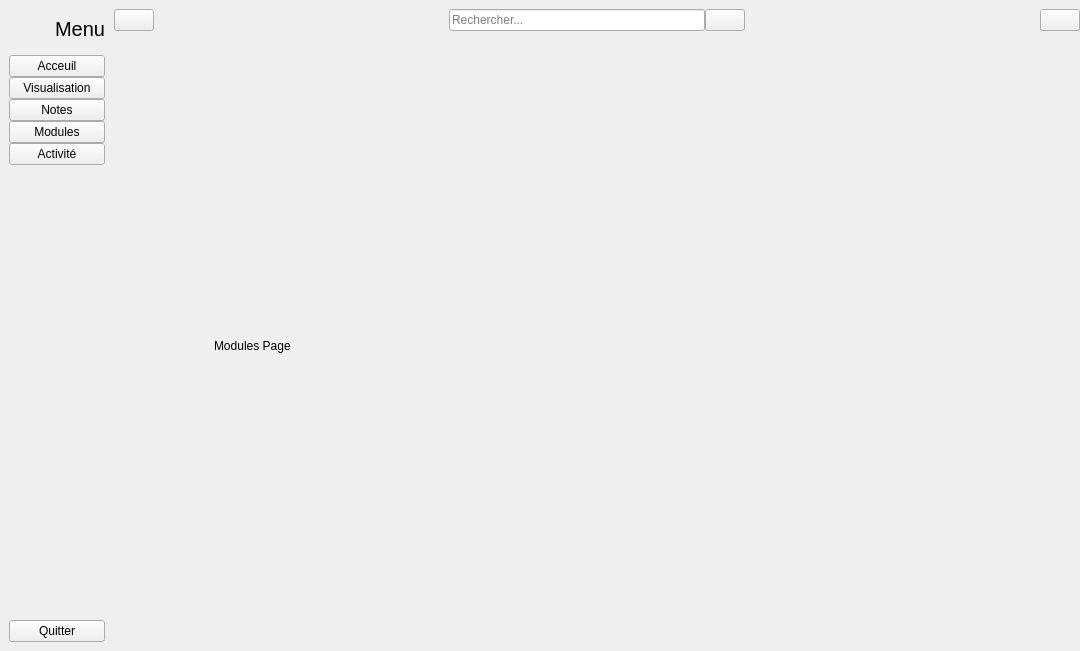
<?xml version="1.0" encoding="UTF-8"?>
<ui version="4.0">
 <class>MainWindow</class>
 <widget class="QMainWindow" name="MainWindow">
  <property name="geometry">
   <rect>
    <x>0</x>
    <y>0</y>
    <width>1080</width>
    <height>651</height>
   </rect>
  </property>
  <property name="windowTitle">
   <string>MainWindow</string>
  </property>
  <widget class="QWidget" name="centralwidget">
   <layout class="QGridLayout" name="gridLayout">
    <property name="leftMargin">
     <number>0</number>
    </property>
    <property name="topMargin">
     <number>0</number>
    </property>
    <property name="rightMargin">
     <number>0</number>
    </property>
    <property name="bottomMargin">
     <number>0</number>
    </property>
    <property name="spacing">
     <number>0</number>
    </property>
    <item row="0" column="0">
     <widget class="QWidget" name="fullMenu" native="true">
      <layout class="QVBoxLayout" name="verticalLayout_4">
       <item>
        <layout class="QHBoxLayout" name="horizontalLayout_2">
         <property name="spacing">
          <number>6</number>
         </property>
         <item>
          <widget class="QLabel" name="logo">
           <property name="minimumSize">
            <size>
             <width>40</width>
             <height>40</height>
            </size>
           </property>
           <property name="maximumSize">
            <size>
             <width>40</width>
             <height>40</height>
            </size>
           </property>
           <property name="text">
            <string/>
           </property>
           <property name="pixmap">
            <pixmap resource="../../../../assets/resource.qrc">:/icons/icons/check-circle.svg</pixmap>
           </property>
           <property name="scaledContents">
            <bool>true</bool>
           </property>
          </widget>
         </item>
         <item>
          <widget class="QLabel" name="menuLabel">
           <property name="font">
            <font>
             <pointsize>15</pointsize>
            </font>
           </property>
           <property name="text">
            <string>Menu</string>
           </property>
          </widget>
         </item>
        </layout>
       </item>
       <item>
        <layout class="QVBoxLayout" name="verticalLayout_2">
         <property name="spacing">
          <number>0</number>
         </property>
         <item>
          <widget class="QPushButton" name="homeFullButton">
           <property name="text">
            <string>Acceuil</string>
           </property>
           <property name="icon">
            <iconset resource="../../../../assets/resource.qrc">
             <normaloff>:/icons/icons/home.svg</normaloff>
             <normalon>:/icons/icons/chevrons-right.svg</normalon>:/icons/icons/home.svg</iconset>
           </property>
           <property name="checkable">
            <bool>true</bool>
           </property>
           <property name="autoExclusive">
            <bool>true</bool>
           </property>
          </widget>
         </item>
         <item>
          <widget class="QPushButton" name="visualisationFullButton">
           <property name="text">
            <string>Visualisation</string>
           </property>
           <property name="icon">
            <iconset resource="../../../../assets/resource.qrc">
             <normaloff>:/icons/icons/layers.svg</normaloff>
             <normalon>:/icons/icons/chevrons-right.svg</normalon>:/icons/icons/layers.svg</iconset>
           </property>
           <property name="checkable">
            <bool>true</bool>
           </property>
           <property name="autoExclusive">
            <bool>true</bool>
           </property>
          </widget>
         </item>
         <item>
          <widget class="QPushButton" name="notesFullButton">
           <property name="text">
            <string>Notes</string>
           </property>
           <property name="icon">
            <iconset resource="../../../../assets/resource.qrc">
             <normaloff>:/icons/icons/clipboard.svg</normaloff>
             <normalon>:/icons/icons/chevrons-right.svg</normalon>:/icons/icons/clipboard.svg</iconset>
           </property>
           <property name="checkable">
            <bool>true</bool>
           </property>
           <property name="autoExclusive">
            <bool>true</bool>
           </property>
          </widget>
         </item>
         <item>
          <widget class="QPushButton" name="modulesFullButton">
           <property name="text">
            <string>Modules</string>
           </property>
           <property name="icon">
            <iconset resource="../../../../assets/resource.qrc">
             <normaloff>:/icons/icons/grid.svg</normaloff>
             <normalon>:/icons/icons/chevrons-right.svg</normalon>:/icons/icons/grid.svg</iconset>
           </property>
           <property name="checkable">
            <bool>true</bool>
           </property>
           <property name="autoExclusive">
            <bool>true</bool>
           </property>
          </widget>
         </item>
         <item>
          <widget class="QPushButton" name="activityFullButton">
           <property name="text">
            <string>Activité</string>
           </property>
           <property name="icon">
            <iconset resource="../../../../assets/resource.qrc">
             <normaloff>:/icons/icons/activity.svg</normaloff>
             <normalon>:/icons/icons/chevrons-right.svg</normalon>:/icons/icons/activity.svg</iconset>
           </property>
           <property name="checkable">
            <bool>true</bool>
           </property>
           <property name="autoExclusive">
            <bool>true</bool>
           </property>
          </widget>
         </item>
        </layout>
       </item>
       <item>
        <spacer name="verticalSpacer_2">
         <property name="orientation">
          <enum>Qt::Orientation::Vertical</enum>
         </property>
         <property name="sizeHint" stdset="0">
          <size>
           <width>20</width>
           <height>412</height>
          </size>
         </property>
        </spacer>
       </item>
       <item>
        <widget class="QPushButton" name="quitFullButton">
         <property name="text">
          <string>Quitter</string>
         </property>
         <property name="icon">
          <iconset resource="../../../../assets/resource.qrc">
           <normaloff>:/icons/icons/x-square.svg</normaloff>:/icons/icons/x-square.svg</iconset>
         </property>
        </widget>
       </item>
      </layout>
     </widget>
    </item>
    <item row="0" column="1">
     <widget class="QWidget" name="main" native="true">
      <layout class="QVBoxLayout" name="verticalLayout_5">
       <property name="spacing">
        <number>0</number>
       </property>
       <property name="leftMargin">
        <number>0</number>
       </property>
       <property name="topMargin">
        <number>0</number>
       </property>
       <property name="rightMargin">
        <number>0</number>
       </property>
       <property name="bottomMargin">
        <number>0</number>
       </property>
       <item>
        <widget class="QWidget" name="widget" native="true">
         <property name="minimumSize">
          <size>
           <width>0</width>
           <height>40</height>
          </size>
         </property>
         <layout class="QHBoxLayout" name="horizontalLayout_4">
          <property name="spacing">
           <number>0</number>
          </property>
          <property name="leftMargin">
           <number>0</number>
          </property>
          <property name="topMargin">
           <number>0</number>
          </property>
          <property name="rightMargin">
           <number>0</number>
          </property>
          <property name="bottomMargin">
           <number>0</number>
          </property>
          <item>
           <widget class="QPushButton" name="menuButton">
            <property name="text">
             <string/>
            </property>
            <property name="icon">
             <iconset resource="../../../../assets/resource.qrc">
              <normaloff>:/icons/icons/menu.svg</normaloff>:/icons/icons/menu.svg</iconset>
            </property>
            <property name="checkable">
             <bool>true</bool>
            </property>
           </widget>
          </item>
          <item>
           <spacer name="horizontalSpacer">
            <property name="orientation">
             <enum>Qt::Orientation::Horizontal</enum>
            </property>
            <property name="sizeHint" stdset="0">
             <size>
              <width>272</width>
              <height>20</height>
             </size>
            </property>
           </spacer>
          </item>
          <item>
           <layout class="QHBoxLayout" name="horizontalLayout">
            <item>
             <widget class="QLineEdit" name="lineEdit">
              <property name="placeholderText">
               <string>Rechercher...</string>
              </property>
             </widget>
            </item>
            <item>
             <widget class="QPushButton" name="searchButton">
              <property name="text">
               <string/>
              </property>
              <property name="icon">
               <iconset resource="../../../../assets/resource.qrc">
                <normaloff>:/icons/icons/search.svg</normaloff>:/icons/icons/search.svg</iconset>
              </property>
             </widget>
            </item>
           </layout>
          </item>
          <item>
           <spacer name="horizontalSpacer_2">
            <property name="orientation">
             <enum>Qt::Orientation::Horizontal</enum>
            </property>
            <property name="sizeHint" stdset="0">
             <size>
              <width>272</width>
              <height>20</height>
             </size>
            </property>
           </spacer>
          </item>
          <item>
           <widget class="QPushButton" name="userButton">
            <property name="text">
             <string/>
            </property>
            <property name="icon">
             <iconset resource="../../../../assets/resource.qrc">
              <normaloff>:/icons/icons/user.svg</normaloff>:/icons/icons/user.svg</iconset>
            </property>
           </widget>
          </item>
         </layout>
        </widget>
       </item>
       <item>
        <widget class="QStackedWidget" name="stackedWidget">
         <property name="currentIndex">
          <number>2</number>
         </property>
         <widget class="QWidget" name="homePage">
          <widget class="QLabel" name="label_5">
           <property name="geometry">
            <rect>
             <x>90</x>
             <y>80</y>
             <width>691</width>
             <height>451</height>
            </rect>
           </property>
           <property name="text">
            <string>Home Page</string>
           </property>
          </widget>
         </widget>
         <widget class="QWidget" name="notesPage">
          <widget class="QLabel" name="label_8">
           <property name="geometry">
            <rect>
             <x>150</x>
             <y>60</y>
             <width>691</width>
             <height>451</height>
            </rect>
           </property>
           <property name="text">
            <string>Notes Page</string>
           </property>
          </widget>
         </widget>
         <widget class="QWidget" name="modulesPage">
          <widget class="QLabel" name="label_6">
           <property name="geometry">
            <rect>
             <x>100</x>
             <y>80</y>
             <width>691</width>
             <height>451</height>
            </rect>
           </property>
           <property name="text">
            <string>Modules Page</string>
           </property>
          </widget>
         </widget>
         <widget class="QWidget" name="activityPage">
          <widget class="QLabel" name="label_4">
           <property name="geometry">
            <rect>
             <x>80</x>
             <y>50</y>
             <width>691</width>
             <height>451</height>
            </rect>
           </property>
           <property name="text">
            <string>Activity Page</string>
           </property>
          </widget>
         </widget>
         <widget class="QWidget" name="visualizationPage">
          <widget class="QLabel" name="label_7">
           <property name="geometry">
            <rect>
             <x>80</x>
             <y>80</y>
             <width>691</width>
             <height>451</height>
            </rect>
           </property>
           <property name="text">
            <string>Visualization Page</string>
           </property>
          </widget>
         </widget>
        </widget>
       </item>
      </layout>
     </widget>
    </item>
   </layout>
  </widget>
 </widget>
 <resources>
  <include location="../../../../assets/resource.qrc"/>
 </resources>
 <connections>
  <connection>
   <sender>menuButton</sender>
   <signal>toggled(bool)</signal>
   <receiver>fullMenu</receiver>
   <slot>setHidden(bool)</slot>
   <hints>
    <hint type="sourcelabel">
     <x>178</x>
     <y>25</y>
    </hint>
    <hint type="destinationlabel">
     <x>137</x>
     <y>232</y>
    </hint>
   </hints>
  </connection>
 </connections>
</ui>
